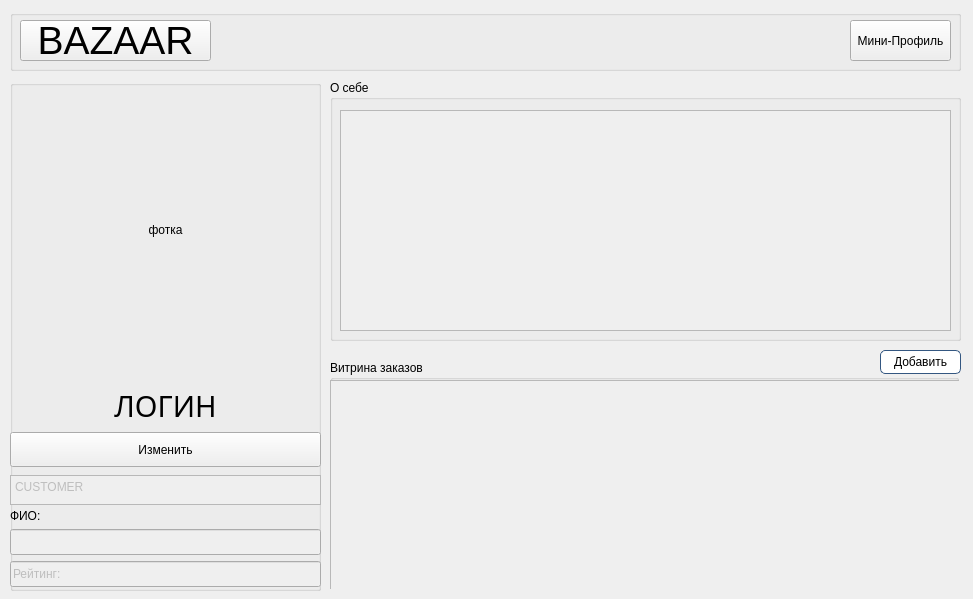
<?xml version="1.0" encoding="UTF-8"?>
<ui version="4.0">
 <class>profilCustomer</class>
 <widget class="QWidget" name="profilCustomer">
  <property name="geometry">
   <rect>
    <x>0</x>
    <y>0</y>
    <width>973</width>
    <height>599</height>
   </rect>
  </property>
  <property name="windowTitle">
   <string>Form</string>
  </property>
  <widget class="QGroupBox" name="groupBox_3">
   <property name="geometry">
    <rect>
     <x>330</x>
     <y>80</y>
     <width>631</width>
     <height>261</height>
    </rect>
   </property>
   <property name="title">
    <string>О себе</string>
   </property>
   <widget class="QTextEdit" name="description">
    <property name="enabled">
     <bool>false</bool>
    </property>
    <property name="geometry">
     <rect>
      <x>10</x>
      <y>30</y>
      <width>611</width>
      <height>221</height>
     </rect>
    </property>
    <property name="autoFormatting">
     <set>QTextEdit::AutoNone</set>
    </property>
    <property name="html">
     <string>&lt;!DOCTYPE HTML PUBLIC &quot;-//W3C//DTD HTML 4.0//EN&quot; &quot;http://www.w3.org/TR/REC-html40/strict.dtd&quot;&gt;
&lt;html&gt;&lt;head&gt;&lt;meta name=&quot;qrichtext&quot; content=&quot;1&quot; /&gt;&lt;meta charset=&quot;utf-8&quot; /&gt;&lt;style type=&quot;text/css&quot;&gt;
p, li { white-space: pre-wrap; }
hr { height: 1px; border-width: 0; }
li.unchecked::marker { content: &quot;\2610&quot;; }
li.checked::marker { content: &quot;\2612&quot;; }
&lt;/style&gt;&lt;/head&gt;&lt;body style=&quot; font-family:'Segoe UI'; font-size:9pt; font-weight:400; font-style:normal;&quot;&gt;
&lt;p style=&quot;-qt-paragraph-type:empty; margin-top:0px; margin-bottom:0px; margin-left:0px; margin-right:0px; -qt-block-indent:0; text-indent:0px;&quot;&gt;&lt;br /&gt;&lt;/p&gt;&lt;/body&gt;&lt;/html&gt;</string>
    </property>
   </widget>
  </widget>
  <widget class="QGroupBox" name="groupBox_4">
   <property name="geometry">
    <rect>
     <x>330</x>
     <y>360</y>
     <width>629</width>
     <height>229</height>
    </rect>
   </property>
   <property name="title">
    <string>Витрина заказов</string>
   </property>
   <widget class="QScrollArea" name="scrollArea">
    <property name="geometry">
     <rect>
      <x>0</x>
      <y>20</y>
      <width>631</width>
      <height>211</height>
     </rect>
    </property>
    <property name="styleSheet">
     <string notr="true">QScrollBar:horizontal {
    border: 2px solid grey;
    background: #af5050;
    height: 15px;
    margin: 0px 20px 0 20px;
}
QScrollBar::handle:horizontal {
    background: white;
    min-width: 20px;
}
QScrollBar::add-line:horizontal {
    border: 2px solid grey;
    background: #af5050;
    width: 20px;
    subcontrol-position: right;
    subcontrol-origin: margin;
}

QScrollBar::sub-line:horizontal {
    border: 2px solid grey;
    background: #af5050;
    width: 20px;
    subcontrol-position: left;
    subcontrol-origin: margin;
}</string>
    </property>
    <property name="widgetResizable">
     <bool>true</bool>
    </property>
    <widget class="QWidget" name="scrollAreaWidgetContents">
     <property name="geometry">
      <rect>
       <x>0</x>
       <y>0</y>
       <width>629</width>
       <height>209</height>
      </rect>
     </property>
     <widget class="QWidget" name="horizontalLayoutWidget">
      <property name="geometry">
       <rect>
        <x>0</x>
        <y>0</y>
        <width>631</width>
        <height>211</height>
       </rect>
      </property>
      <layout class="QHBoxLayout" name="showCase"/>
     </widget>
    </widget>
   </widget>
  </widget>
  <widget class="QGroupBox" name="groupBox_2">
   <property name="geometry">
    <rect>
     <x>10</x>
     <y>80</y>
     <width>311</width>
     <height>511</height>
    </rect>
   </property>
   <property name="title">
    <string/>
   </property>
   <widget class="QWidget" name="verticalLayoutWidget">
    <property name="geometry">
     <rect>
      <x>0</x>
      <y>0</y>
      <width>311</width>
      <height>539</height>
     </rect>
    </property>
    <layout class="QVBoxLayout" name="verticalLayout">
     <item>
      <widget class="QPushButton" name="img">
       <property name="enabled">
        <bool>true</bool>
       </property>
       <property name="minimumSize">
        <size>
         <width>300</width>
         <height>300</height>
        </size>
       </property>
       <property name="text">
        <string>фотка</string>
       </property>
       <property name="flat">
        <bool>true</bool>
       </property>
      </widget>
     </item>
     <item>
      <widget class="QLabel" name="log">
       <property name="maximumSize">
        <size>
         <width>16777211</width>
         <height>167771</height>
        </size>
       </property>
       <property name="font">
        <font>
         <family>Segoe UI Light</family>
         <pointsize>22</pointsize>
         <bold>false</bold>
        </font>
       </property>
       <property name="text">
        <string>ЛОГИН</string>
       </property>
       <property name="alignment">
        <set>Qt::AlignCenter</set>
       </property>
      </widget>
     </item>
     <item>
      <widget class="QPushButton" name="editBut">
       <property name="minimumSize">
        <size>
         <width>0</width>
         <height>35</height>
        </size>
       </property>
       <property name="text">
        <string>Изменить</string>
       </property>
      </widget>
     </item>
     <item>
      <widget class="QTextEdit" name="status">
       <property name="enabled">
        <bool>false</bool>
       </property>
       <property name="minimumSize">
        <size>
         <width>0</width>
         <height>30</height>
        </size>
       </property>
       <property name="maximumSize">
        <size>
         <width>16777215</width>
         <height>25</height>
        </size>
       </property>
       <property name="html">
        <string>&lt;!DOCTYPE HTML PUBLIC &quot;-//W3C//DTD HTML 4.0//EN&quot; &quot;http://www.w3.org/TR/REC-html40/strict.dtd&quot;&gt;
&lt;html&gt;&lt;head&gt;&lt;meta name=&quot;qrichtext&quot; content=&quot;1&quot; /&gt;&lt;meta charset=&quot;utf-8&quot; /&gt;&lt;style type=&quot;text/css&quot;&gt;
p, li { white-space: pre-wrap; }
hr { height: 1px; border-width: 0; }
li.unchecked::marker { content: &quot;\2610&quot;; }
li.checked::marker { content: &quot;\2612&quot;; }
&lt;/style&gt;&lt;/head&gt;&lt;body style=&quot; font-family:'Segoe UI'; font-size:9pt; font-weight:400; font-style:normal;&quot;&gt;
&lt;p style=&quot; margin-top:0px; margin-bottom:0px; margin-left:0px; margin-right:0px; -qt-block-indent:0; text-indent:0px;&quot;&gt;CUSTOMER&lt;/p&gt;&lt;/body&gt;&lt;/html&gt;</string>
       </property>
      </widget>
     </item>
     <item>
      <widget class="QLabel" name="label">
       <property name="text">
        <string>ФИО:</string>
       </property>
      </widget>
     </item>
     <item>
      <widget class="QLineEdit" name="description2">
       <property name="enabled">
        <bool>false</bool>
       </property>
       <property name="minimumSize">
        <size>
         <width>0</width>
         <height>26</height>
        </size>
       </property>
       <property name="text">
        <string/>
       </property>
      </widget>
     </item>
     <item>
      <widget class="QLineEdit" name="rang">
       <property name="enabled">
        <bool>false</bool>
       </property>
       <property name="minimumSize">
        <size>
         <width>0</width>
         <height>26</height>
        </size>
       </property>
       <property name="text">
        <string>Рейтинг: </string>
       </property>
      </widget>
     </item>
     <item>
      <spacer name="verticalSpacer">
       <property name="orientation">
        <enum>Qt::Vertical</enum>
       </property>
       <property name="sizeHint" stdset="0">
        <size>
         <width>20</width>
         <height>40</height>
        </size>
       </property>
      </spacer>
     </item>
    </layout>
   </widget>
  </widget>
  <widget class="QGroupBox" name="groupBox">
   <property name="geometry">
    <rect>
     <x>10</x>
     <y>10</y>
     <width>951</width>
     <height>61</height>
    </rect>
   </property>
   <property name="title">
    <string/>
   </property>
   <widget class="QPushButton" name="mini">
    <property name="geometry">
     <rect>
      <x>840</x>
      <y>10</y>
      <width>101</width>
      <height>41</height>
     </rect>
    </property>
    <property name="text">
     <string>Мини-Профиль</string>
    </property>
    <property name="checkable">
     <bool>true</bool>
    </property>
   </widget>
   <widget class="QPushButton" name="bazaar">
    <property name="geometry">
     <rect>
      <x>10</x>
      <y>10</y>
      <width>191</width>
      <height>41</height>
     </rect>
    </property>
    <property name="font">
     <font>
      <pointsize>29</pointsize>
     </font>
    </property>
    <property name="text">
     <string>BAZAAR</string>
    </property>
   </widget>
  </widget>
  <widget class="QPushButton" name="addBut">
   <property name="geometry">
    <rect>
     <x>880</x>
     <y>350</y>
     <width>81</width>
     <height>24</height>
    </rect>
   </property>
   <property name="styleSheet">
    <string notr="true">border-radius:5px;border: 1px solid #345781; color:black;background: white;</string>
   </property>
   <property name="text">
    <string>Добавить</string>
   </property>
  </widget>
 </widget>
 <resources/>
 <connections/>
</ui>
